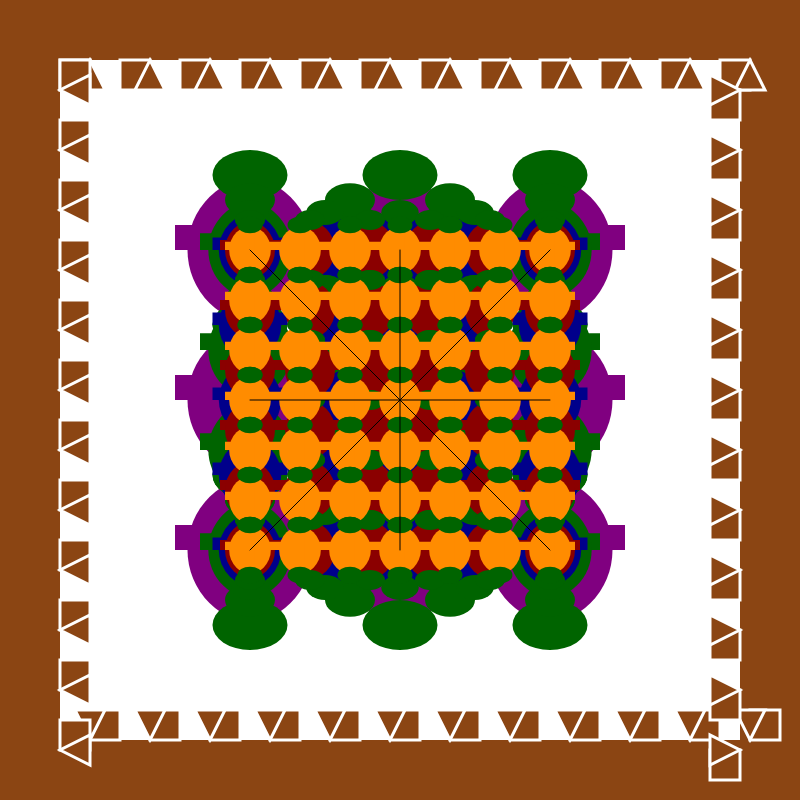
Frame 1 (no input)
Frame 2 (the mouse pressed at the canvas centre, redrawn once): identical to frame 1, image omitted

The p5.js sketch that drew this single still picture (run headless with seeded random() and noise() and a simulated clock; the mouse was pressed at the canvas centre and the sketch redrawn once):

// p5.js sketch
// ── sketch.js
function setup() {
  createCanvas(800, 800);
  noLoop();
}

function draw() {
  background(255);
  
  // Draw border with continuous interlocking triangle and square pattern
  drawBorder();
  
  // Draw central Persian rug pattern with vertical symmetry
  drawRugPattern();
}

function drawBorder() {
  const borderSize = 60;
  const shapeSize = 30;
  
  // Fill border area with deep jewel tones
  fill(139, 69, 19); // Brown
  noStroke();
  rect(0, 0, width, borderSize); // Top
  rect(0, height - borderSize, width, borderSize); // Bottom
  rect(0, 0, borderSize, height); // Left
  rect(width - borderSize, 0, borderSize, height); // Right
  
  // Draw continuous interlocking triangle and square pattern along all borders
  stroke(255);
  strokeWeight(3);
  
  // Top and bottom borders
  for (let x = borderSize; x < width - borderSize; x += shapeSize * 2) {
    // Square shape
    rect(x, borderSize, shapeSize, shapeSize);
    rect(x + shapeSize, height - borderSize - shapeSize, shapeSize, shapeSize);
    
    // Triangle shape (alternating)
    beginShape();
    vertex(x + shapeSize, borderSize);
    vertex(x + shapeSize * 1.5, borderSize + shapeSize);
    vertex(x + shapeSize / 2, borderSize + shapeSize);
    endShape(CLOSE);
    
    beginShape();
    vertex(x + shapeSize, height - borderSize);
    vertex(x + shapeSize * 1.5, height - borderSize - shapeSize);
    vertex(x + shapeSize / 2, height - borderSize - shapeSize);
    endShape(CLOSE);
  }
  
  // Left and right borders
  for (let y = borderSize; y < height - borderSize; y += shapeSize * 2) {
    // Square shape
    rect(borderSize, y, shapeSize, shapeSize);
    rect(width - borderSize - shapeSize, y + shapeSize, shapeSize, shapeSize);
    
    // Triangle shape (alternating)
    beginShape();
    vertex(borderSize, y + shapeSize);
    vertex(borderSize + shapeSize, y + shapeSize * 1.5);
    vertex(borderSize + shapeSize, y + shapeSize / 2);
    endShape(CLOSE);
    
    beginShape();
    vertex(width - borderSize, y + shapeSize);
    vertex(width - borderSize - shapeSize, y + shapeSize * 1.5);
    vertex(width - borderSize - shapeSize, y + shapeSize / 2);
    endShape(CLOSE);
  }
}

function drawRugPattern() {
  const centerX = width / 2;
  const centerY = height / 2;
  const patternSize = 300;
  
  // Use jewel tones for the central pattern
  const colors = [
    [128, 0, 128], // Purple
    [0, 100, 0],   // Dark Green
    [0, 0, 139],   // Dark Blue
    [139, 0, 0],   // Dark Red
    [255, 140, 0]  // Dark Orange
  ];
  
  // Draw lattice grid with vine patterns
  stroke(0);
  strokeWeight(1);
  noFill();
  
  for (let i = 0; i < 5; i++) {
    const spacing = patternSize / (i + 2);
    for (let x = centerX - patternSize/2; x <= centerX + patternSize/2; x += spacing) {
      for (let y = centerY - patternSize/2; y <= centerY + patternSize/2; y += spacing) {
        // Draw a stylized vine motif with vertical symmetry
        drawVine(x, y, spacing / 3, colors[i % colors.length]);
      }
    }
  }
  
  // Add decorative symmetry lines
  stroke(0);
  strokeWeight(1);
  line(centerX - patternSize/2, centerY, centerX + patternSize/2, centerY);
  line(centerX, centerY - patternSize/2, centerX, centerY + patternSize/2);
  line(centerX - patternSize/2, centerY - patternSize/2, centerX + patternSize/2, centerY + patternSize/2);
  line(centerX - patternSize/2, centerY + patternSize/2, centerX + patternSize/2, centerY - patternSize/2);
}

function drawVine(x, y, size, color) {
  fill(color[0], color[1], color[2]);
  noStroke();
  
  // Draw vine pattern with vertical symmetry
  const vineLength = size * 3;
  const vineWidth = size / 2;
  
  // Central vine segment (vertical)
  push();
  translate(x, y);
  rotate(-PI/2);
  rect(0, -vineLength/2, vineWidth, vineLength);
  pop();
  
  // Left vine curve
  push();
  translate(x - vineWidth/2, y);
  rotate(-PI/2);
  arc(0, 0, vineLength, vineLength, 0, PI);
  pop();
  
  // Right vine curve
  push();
  translate(x + vineWidth/2, y);
  rotate(-PI/2);
  arc(0, 0, vineLength, vineLength, PI, TWO_PI);
  pop();
  
  // Decorative leaves with vertical symmetry
  fill(0, 100, 0);
  ellipse(x, y - vineLength/2, size * 1.5, size);
  ellipse(x, y + vineLength/2, size * 1.5, size);
}
